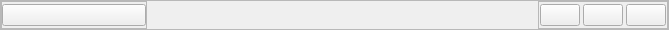
     <widget class="QFrame" name="frame_cabecera">
      <property name="maximumSize">
       <size>
        <width>16777215</width>
        <height>30</height>
       </size>
      </property>
      <property name="frameShape">
       <enum>QFrame::Shape::StyledPanel</enum>
      </property>
      <property name="frameShadow">
       <enum>QFrame::Shadow::Raised</enum>
      </property>
      <layout class="QHBoxLayout" name="horizontalLayout" stretch="3,8,2">
       <property name="spacing">
        <number>0</number>
       </property>
       <property name="leftMargin">
        <number>0</number>
       </property>
       <property name="topMargin">
        <number>0</number>
       </property>
       <property name="rightMargin">
        <number>0</number>
       </property>
       <property name="bottomMargin">
        <number>0</number>
       </property>
       <item>
        <widget class="QFrame" name="frame">
         <property name="maximumSize">
          <size>
           <width>200</width>
           <height>16777215</height>
          </size>
         </property>
         <property name="frameShape">
          <enum>QFrame::Shape::StyledPanel</enum>
         </property>
         <property name="frameShadow">
          <enum>QFrame::Shadow::Raised</enum>
         </property>
         <layout class="QHBoxLayout" name="horizontalLayout_2">
          <property name="spacing">
           <number>0</number>
          </property>
          <property name="leftMargin">
           <number>0</number>
          </property>
          <property name="topMargin">
           <number>0</number>
          </property>
          <property name="rightMargin">
           <number>0</number>
          </property>
          <property name="bottomMargin">
           <number>0</number>
          </property>
          <item>
           <widget class="QPushButton" name="PB_menu">
            <property name="minimumSize">
             <size>
              <width>60</width>
              <height>0</height>
             </size>
            </property>
            <property name="maximumSize">
             <size>
              <width>200</width>
              <height>16777215</height>
             </size>
            </property>
            <property name="cursor">
             <cursorShape>PointingHandCursor</cursorShape>
            </property>
            <property name="text">
             <string/>
            </property>
            <property name="icon">
             <iconset>
              <normaloff>../../Linea Grafica/1x/menu.png</normaloff>../../Linea Grafica/1x/menu.png</iconset>
            </property>
            <property name="iconSize">
             <size>
              <width>20</width>
              <height>20</height>
             </size>
            </property>
           </widget>
          </item>
         </layout>
        </widget>
       </item>
       <item>
        <spacer name="horizontalSpacer">
         <property name="orientation">
          <enum>Qt::Orientation::Horizontal</enum>
         </property>
         <property name="sizeHint" stdset="0">
          <size>
           <width>475</width>
           <height>20</height>
          </size>
         </property>
        </spacer>
       </item>
       <item>
        <widget class="QFrame" name="frame_2">
         <property name="maximumSize">
          <size>
           <width>150</width>
           <height>16777215</height>
          </size>
         </property>
         <property name="frameShape">
          <enum>QFrame::Shape::StyledPanel</enum>
         </property>
         <property name="frameShadow">
          <enum>QFrame::Shadow::Raised</enum>
         </property>
         <layout class="QHBoxLayout" name="horizontalLayout_3">
          <property name="spacing">
           <number>3</number>
          </property>
          <property name="leftMargin">
           <number>1</number>
          </property>
          <property name="topMargin">
           <number>1</number>
          </property>
          <property name="rightMargin">
           <number>1</number>
          </property>
          <property name="bottomMargin">
           <number>1</number>
          </property>
          <item>
           <widget class="QPushButton" name="PB_minim">
            <property name="maximumSize">
             <size>
              <width>50</width>
              <height>16777215</height>
             </size>
            </property>
            <property name="cursor">
             <cursorShape>PointingHandCursor</cursorShape>
            </property>
            <property name="text">
             <string/>
            </property>
            <property name="icon">
             <iconset>
              <normaloff>../../Linea Grafica/1x/Minimizar.png</normaloff>../../Linea Grafica/1x/Minimizar.png</iconset>
            </property>
           </widget>
          </item>
          <item>
           <widget class="QPushButton" name="PB_maxim">
            <property name="maximumSize">
             <size>
              <width>50</width>
              <height>16777215</height>
             </size>
            </property>
            <property name="cursor">
             <cursorShape>PointingHandCursor</cursorShape>
            </property>
            <property name="text">
             <string/>
            </property>
            <property name="icon">
             <iconset>
              <normaloff>../../Linea Grafica/1x/Maximizar.png</normaloff>../../Linea Grafica/1x/Maximizar.png</iconset>
            </property>
           </widget>
          </item>
          <item>
           <widget class="QPushButton" name="PB_cerrar">
            <property name="maximumSize">
             <size>
              <width>50</width>
              <height>16777215</height>
             </size>
            </property>
            <property name="cursor">
             <cursorShape>PointingHandCursor</cursorShape>
            </property>
            <property name="text">
             <string/>
            </property>
            <property name="icon">
             <iconset>
              <normaloff>../../Linea Grafica/1x/Cerrar.png</normaloff>../../Linea Grafica/1x/Cerrar.png</iconset>
            </property>
           </widget>
          </item>
         </layout>
        </widget>
       </item>
      </layout>
     </widget>
